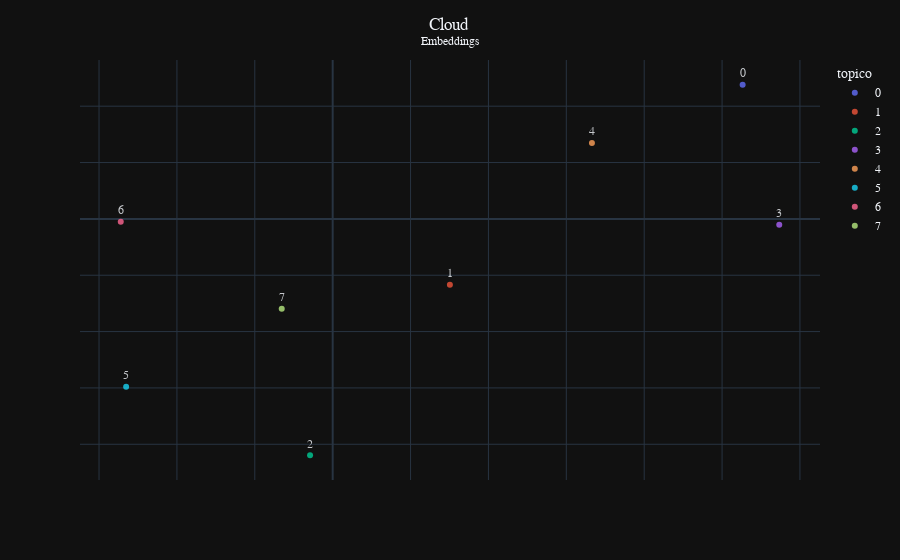

The notebook cell saved with this chart:
### Code cell
fig = px.scatter(fm_c, x="x", y="y", text="topico",
                #  size_max='importancia',
                 color="topico", 
                 )

# Customize text positioning (consider clarity and visual balance)
fig.update_traces(textposition='top center')  # or 'top center' based on preference

fig.update_layout(template = "plotly_dark")

# Informative layout with custom title
fig.update_layout(
    title_text='Cloud <br><sup> Embeddings </sup>',  # Title
    title_x=0.5,  # Centered title
    xaxis_title=' ',  # Add meaningful axis labels
    yaxis_title=' ',
    font=dict(family="Arial", size=12),  # Consistent font style and size
    # plot_bgcolor='white',  # Clean background color
    xaxis_tickformat='.2f',  # Format x-axis ticks for readability (adjust as needed)
    yaxis_tickformat='.2f',  # Format y-axis ticks for readability (adjust as needed)

    xaxis=dict(
        ticks='',
        showticklabels=False
    ),
    yaxis=dict(
        ticks='',
        showticklabels=False
    )

)

# Interactive elements (optional)
fig.update_layout(hovermode='closest')  # Hover over a point for details
fig.update_traces(opacity=0.8)  # Adjust marker opacity for better visibility

# Advanced styling (optional)
fig.update_xaxes(showline=False, linewidth=2, linecolor='gray')  # X-axis formatting
fig.update_yaxes(showline=False, linewidth=2, linecolor='gray')  # Y-axis formatting

fig.show()

### Figure 1 — Plotly figure (JSON) as saved in the notebook; plotly's stock layout.template omitted (floating-point values rounded to 4 significant figures)
{"data": [{"hovertemplate": "topico=%{text}<br>x=%{x}<br>y=%{y}<extra></extra>", "legendgroup": "0", "marker": {"color": "#636efa", "symbol": "circle"}, "mode": "markers+text", "name": "0", "opacity": 0.8, "orientation": "v", "showlegend": true, "text": ["0"], "textposition": "top center", "type": "scatter", "x": [105.3], "xaxis": "x", "y": [47.61], "yaxis": "y"}, {"hovertemplate": "topico=%{text}<br>x=%{x}<br>y=%{y}<extra></extra>", "legendgroup": "1", "marker": {"color": "#EF553B", "symbol": "circle"}, "mode": "markers+text", "name": "1", "opacity": 0.8, "orientation": "v", "showlegend": true, "text": ["1"], "textposition": "top center", "type": "scatter", "x": [30.1], "xaxis": "x", "y": [-23.37], "yaxis": "y"}, {"hovertemplate": "topico=%{text}<br>x=%{x}<br>y=%{y}<extra></extra>", "legendgroup": "2", "marker": {"color": "#00cc96", "symbol": "circle"}, "mode": "markers+text", "name": "2", "opacity": 0.8, "orientation": "v", "showlegend": true, "text": ["2"], "textposition": "top center", "type": "scatter", "x": [-5.808], "xaxis": "x", "y": [-83.9], "yaxis": "y"}, {"hovertemplate": "topico=%{text}<br>x=%{x}<br>y=%{y}<extra></extra>", "legendgroup": "3", "marker": {"color": "#ab63fa", "symbol": "circle"}, "mode": "markers+text", "name": "3", "opacity": 0.8, "orientation": "v", "showlegend": true, "text": ["3"], "textposition": "top center", "type": "scatter", "x": [114.7], "xaxis": "x", "y": [-2.096], "yaxis": "y"}, {"hovertemplate": "topico=%{text}<br>x=%{x}<br>y=%{y}<extra></extra>", "legendgroup": "4", "marker": {"color": "#FFA15A", "symbol": "circle"}, "mode": "markers+text", "name": "4", "opacity": 0.8, "orientation": "v", "showlegend": true, "text": ["4"], "textposition": "top center", "type": "scatter", "x": [66.58], "xaxis": "x", "y": [26.9], "yaxis": "y"}, {"hovertemplate": "topico=%{text}<br>x=%{x}<br>y=%{y}<extra></extra>", "legendgroup": "5", "marker": {"color": "#19d3f3", "symbol": "circle"}, "mode": "markers+text", "name": "5", "opacity": 0.8, "orientation": "v", "showlegend": true, "text": ["5"], "textposition": "top center", "type": "scatter", "x": [-53.04], "xaxis": "x", "y": [-59.56], "yaxis": "y"}, {"hovertemplate": "topico=%{text}<br>x=%{x}<br>y=%{y}<extra></extra>", "legendgroup": "6", "marker": {"color": "#FF6692", "symbol": "circle"}, "mode": "markers+text", "name": "6", "opacity": 0.8, "orientation": "v", "showlegend": true, "text": ["6"], "textposition": "top center", "type": "scatter", "x": [-54.42], "xaxis": "x", "y": [-0.9753], "yaxis": "y"}, {"hovertemplate": "topico=%{text}<br>x=%{x}<br>y=%{y}<extra></extra>", "legendgroup": "7", "marker": {"color": "#B6E880", "symbol": "circle"}, "mode": "markers+text", "name": "7", "opacity": 0.8, "orientation": "v", "showlegend": true, "text": ["7"], "textposition": "top center", "type": "scatter", "x": [-13.08], "xaxis": "x", "y": [-31.91], "yaxis": "y"}], "layout": {"font": {"family": "Arial", "size": 12}, "hovermode": "closest", "legend": {"title": {"text": "topico"}, "tracegroupgap": 0}, "margin": {"t": 60}, "title": {"text": "Cloud <br><sup> Embeddings </sup>", "x": 0.5}, "xaxis": {"anchor": "y", "domain": [0, 1], "linecolor": "gray", "linewidth": 2, "showline": false, "showticklabels": false, "tickformat": ".2f", "ticks": "", "title": {"text": " "}}, "yaxis": {"anchor": "x", "domain": [0, 1], "linecolor": "gray", "linewidth": 2, "showline": false, "showticklabels": false, "tickformat": ".2f", "ticks": "", "title": {"text": " "}}}}
